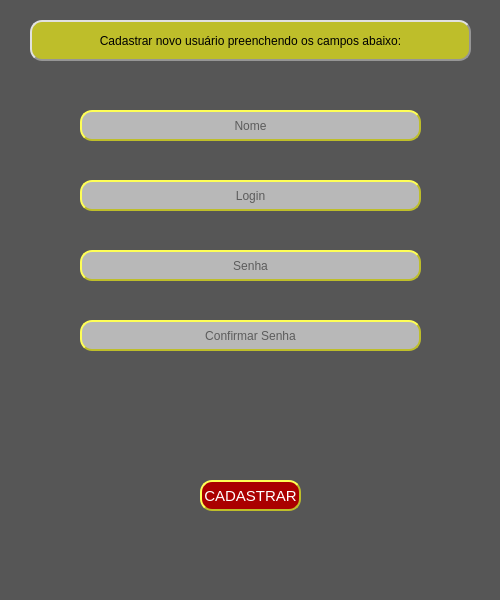
<?xml version="1.0" encoding="UTF-8"?>
<ui version="4.0">
 <class>CADASTRO</class>
 <widget class="QMainWindow" name="CADASTRO">
  <property name="geometry">
   <rect>
    <x>0</x>
    <y>0</y>
    <width>500</width>
    <height>600</height>
   </rect>
  </property>
  <property name="minimumSize">
   <size>
    <width>200</width>
    <height>200</height>
   </size>
  </property>
  <property name="maximumSize">
   <size>
    <width>500</width>
    <height>600</height>
   </size>
  </property>
  <property name="windowTitle">
   <string>Estacionei - Cadastro</string>
  </property>
  <property name="styleSheet">
   <string notr="true">background-color: rgb(86, 86, 86);</string>
  </property>
  <widget class="QWidget" name="centralwidget">
   <widget class="QLabel" name="lbl_text">
    <property name="geometry">
     <rect>
      <x>30</x>
      <y>20</y>
      <width>441</width>
      <height>41</height>
     </rect>
    </property>
    <property name="styleSheet">
     <string notr="true">background-color: rgb(190, 190, 42);
font: 75 12pt &quot;MS Shell Dlg 2&quot;;
border-radius:12px;
border-color:rgb(150, 150, 150);
border-style:outset;
border-width:2px;


</string>
    </property>
    <property name="text">
     <string>Cadastrar novo usuário preenchendo os campos abaixo:</string>
    </property>
    <property name="alignment">
     <set>Qt::AlignCenter</set>
    </property>
   </widget>
   <widget class="QLineEdit" name="line_nome">
    <property name="geometry">
     <rect>
      <x>80</x>
      <y>110</y>
      <width>341</width>
      <height>31</height>
     </rect>
    </property>
    <property name="styleSheet">
     <string notr="true">QLineEdit {
background-color: rgb(184, 184, 184);

border-radius: 12px;
border-style: outset;
border-width: 2px;
border-color: rgb(190, 190, 42);
}
QLineEdit:hover {
border: 3px solid rgb(170,0,0);
}

QLineEdit:focus {
border: 4px solid rgb(0,85,255);
}</string>
    </property>
    <property name="text">
     <string/>
    </property>
    <property name="alignment">
     <set>Qt::AlignCenter</set>
    </property>
    <property name="placeholderText">
     <string>Nome</string>
    </property>
   </widget>
   <widget class="QLineEdit" name="line_login">
    <property name="geometry">
     <rect>
      <x>80</x>
      <y>180</y>
      <width>341</width>
      <height>31</height>
     </rect>
    </property>
    <property name="styleSheet">
     <string notr="true">QLineEdit {
background-color: rgb(184, 184, 184);
gridline-color: rgb(190, 190, 42);
border-radius: 12px;
border-style: outset;
border-width: 2px;
border-color: rgb(190, 190, 42);
}
QLineEdit:hover {
border: 3px solid rgb(170,0,0);
}

QLineEdit:focus {
border: 4px solid rgb(0,85,255);
}</string>
    </property>
    <property name="text">
     <string/>
    </property>
    <property name="alignment">
     <set>Qt::AlignCenter</set>
    </property>
    <property name="placeholderText">
     <string>Login</string>
    </property>
   </widget>
   <widget class="QLineEdit" name="line_senha">
    <property name="geometry">
     <rect>
      <x>80</x>
      <y>250</y>
      <width>341</width>
      <height>31</height>
     </rect>
    </property>
    <property name="styleSheet">
     <string notr="true">QLineEdit {
background-color: rgb(184, 184, 184);
gridline-color: rgb(190, 190, 42);
border-radius: 12px;
border-style: outset;
border-width: 2px;
border-color: rgb(190, 190, 42);
}
QLineEdit:hover {
border: 3px solid rgb(170,0,0);
}

QLineEdit:focus {
border: 4px solid rgb(0,85,255);
}</string>
    </property>
    <property name="text">
     <string/>
    </property>
    <property name="echoMode">
     <enum>QLineEdit::PasswordEchoOnEdit</enum>
    </property>
    <property name="alignment">
     <set>Qt::AlignCenter</set>
    </property>
    <property name="placeholderText">
     <string>Senha</string>
    </property>
   </widget>
   <widget class="QLineEdit" name="line_senha_2">
    <property name="geometry">
     <rect>
      <x>80</x>
      <y>320</y>
      <width>341</width>
      <height>31</height>
     </rect>
    </property>
    <property name="styleSheet">
     <string notr="true">QLineEdit {
background-color: rgb(184, 184, 184);
gridline-color: rgb(190, 190, 42);
border-radius: 12px;
border-style: outset;
border-width: 2px;
border-color: rgb(190, 190, 42);
}
QLineEdit:hover {
border: 3px solid rgb(170,0,0);
}

QLineEdit:focus {
border: 4px solid rgb(0,85,255);
}</string>
    </property>
    <property name="text">
     <string/>
    </property>
    <property name="echoMode">
     <enum>QLineEdit::PasswordEchoOnEdit</enum>
    </property>
    <property name="alignment">
     <set>Qt::AlignCenter</set>
    </property>
    <property name="placeholderText">
     <string>Confirmar Senha</string>
    </property>
   </widget>
   <widget class="QPushButton" name="btn_cadastrar">
    <property name="geometry">
     <rect>
      <x>200</x>
      <y>480</y>
      <width>101</width>
      <height>31</height>
     </rect>
    </property>
    <property name="font">
     <font>
      <pointsize>11</pointsize>
     </font>
    </property>
    <property name="styleSheet">
     <string notr="true">QPushButton {
background-color: rgb(170, 0, 0);
color: rgb(255, 255, 255);
border-radius: 12px;
border-style: outset;
border-width: 2px;
border-color: rgb(190, 190, 42);
}

QPushButton:hover {
border-style: outset;
border-width: 2px;
border-color: rgb(199, 202, 2);
background-color: rgb(200, 31, 8);
}

QPushButton:pressed {
background-color: rgb(255, 62, 24);
	font: 10pt &quot;MS Shell Dlg 2&quot;;
}</string>
    </property>
    <property name="text">
     <string>CADASTRAR</string>
    </property>
   </widget>
   <widget class="QLabel" name="lbl_erro">
    <property name="geometry">
     <rect>
      <x>30</x>
      <y>390</y>
      <width>461</width>
      <height>21</height>
     </rect>
    </property>
    <property name="font">
     <font>
      <pointsize>12</pointsize>
     </font>
    </property>
    <property name="styleSheet">
     <string notr="true">color: rgb(255, 255, 0);</string>
    </property>
    <property name="text">
     <string/>
    </property>
    <property name="alignment">
     <set>Qt::AlignCenter</set>
    </property>
   </widget>
  </widget>
 </widget>
 <resources/>
 <connections/>
</ui>
